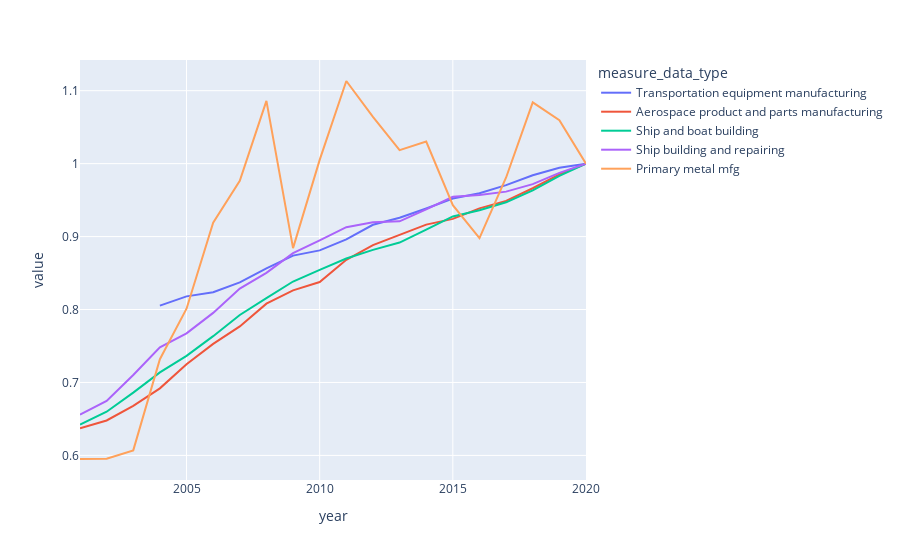

The notebook cell this image was saved under:
### Code cell
fig = bls.assign(year=lambda x: x.year.map(int), value = lambda x: x.value.map(float)).plot(x='year', y ='value', color ='measure_data_type')
fig.show()

### Figure 1 — Plotly figure (JSON) as saved in the notebook; plotly's stock layout.template omitted (floating-point values rounded to 4 significant figures)
{"data": [{"hovertemplate": "measure_data_type=Transportation equipment manufacturing<br>year=%{x}<br>value=%{y}<extra></extra>", "legendgroup": "Transportation equipment manufacturing", "line": {"color": "#636efa", "dash": "solid"}, "marker": {"symbol": "circle"}, "mode": "lines", "name": "Transportation equipment manufacturing", "orientation": "v", "showlegend": true, "type": "scatter", "x": [2020, 2019, 2018, 2017, 2016, 2015, 2014, 2013, 2012, 2011, 2010, 2009, 2008, 2007, 2006, 2005, 2004], "xaxis": "x", "y": [1, 0.9944, 0.984, 0.9705, 0.9593, 0.9521, 0.9385, 0.9258, 0.9162, 0.8962, 0.8811, 0.8739, 0.8563, 0.8372, 0.8236, 0.818, 0.8053], "yaxis": "y"}, {"hovertemplate": "measure_data_type=Aerospace product and parts manufacturing<br>year=%{x}<br>value=%{y}<extra></extra>", "legendgroup": "Aerospace product and parts manufacturing", "line": {"color": "#EF553B", "dash": "solid"}, "marker": {"symbol": "circle"}, "mode": "lines", "name": "Aerospace product and parts manufacturing", "orientation": "v", "showlegend": true, "type": "scatter", "x": [2020, 2019, 2018, 2017, 2016, 2015, 2014, 2013, 2012, 2011, 2010, 2009, 2008, 2007, 2006, 2005, 2004, 2003, 2002, 2001], "xaxis": "x", "y": [1, 0.9852, 0.9662, 0.9489, 0.9386, 0.9242, 0.9164, 0.9024, 0.8884, 0.8682, 0.8377, 0.8262, 0.8081, 0.7768, 0.7529, 0.7249, 0.6919, 0.668, 0.6479, 0.6371], "yaxis": "y"}, {"hovertemplate": "measure_data_type=Ship and boat building<br>year=%{x}<br>value=%{y}<extra></extra>", "legendgroup": "Ship and boat building", "line": {"color": "#00cc96", "dash": "solid"}, "marker": {"symbol": "circle"}, "mode": "lines", "name": "Ship and boat building", "orientation": "v", "showlegend": true, "type": "scatter", "x": [2020, 2019, 2018, 2017, 2016, 2015, 2014, 2013, 2012, 2011, 2010, 2009, 2008, 2007, 2006, 2005, 2004, 2003, 2002, 2001], "xaxis": "x", "y": [1, 0.9832, 0.9634, 0.947, 0.936, 0.9276, 0.9095, 0.8918, 0.8817, 0.8699, 0.8544, 0.8384, 0.8157, 0.7925, 0.7635, 0.7365, 0.7138, 0.686, 0.6599, 0.6423], "yaxis": "y"}, {"hovertemplate": "measure_data_type=Ship building and repairing<br>year=%{x}<br>value=%{y}<extra></extra>", "legendgroup": "Ship building and repairing", "line": {"color": "#ab63fa", "dash": "solid"}, "marker": {"symbol": "circle"}, "mode": "lines", "name": "Ship building and repairing", "orientation": "v", "showlegend": true, "type": "scatter", "x": [2020, 2019, 2018, 2017, 2016, 2015, 2014, 2013, 2012, 2011, 2010, 2009, 2008, 2007, 2006, 2005, 2004, 2003, 2002, 2001], "xaxis": "x", "y": [1, 0.9874, 0.9719, 0.9616, 0.9569, 0.9546, 0.9373, 0.9209, 0.9195, 0.9129, 0.8947, 0.8773, 0.8502, 0.8287, 0.7954, 0.7673, 0.7481, 0.7102, 0.6746, 0.6559], "yaxis": "y"}, {"hovertemplate": "measure_data_type=Primary metal mfg<br>year=%{x}<br>value=%{y}<extra></extra>", "legendgroup": "Primary metal mfg", "line": {"color": "#FFA15A", "dash": "solid"}, "marker": {"symbol": "circle"}, "mode": "lines", "name": "Primary metal mfg", "orientation": "v", "showlegend": true, "type": "scatter", "x": [2020, 2019, 2018, 2017, 2016, 2015, 2014, 2013, 2012, 2011, 2010, 2009, 2008, 2007, 2006, 2005, 2004, 2003, 2002, 2001], "xaxis": "x", "y": [1, 1.059, 1.084, 0.981, 0.898, 0.9431, 1.03, 1.018, 1.064, 1.113, 1.005, 0.8842, 1.086, 0.9764, 0.919, 0.8011, 0.7319, 0.6069, 0.5956, 0.5951], "yaxis": "y"}], "layout": {"autosize": true, "legend": {"title": {"text": "measure_data_type"}, "tracegroupgap": 0}, "margin": {"t": 60}, "xaxis": {"anchor": "y", "autorange": true, "domain": [0, 1], "range": [2001, 2020], "title": {"text": "year"}, "type": "linear"}, "yaxis": {"anchor": "x", "autorange": true, "domain": [0, 1], "range": [0.5663, 1.142], "title": {"text": "value"}, "type": "linear"}}}
